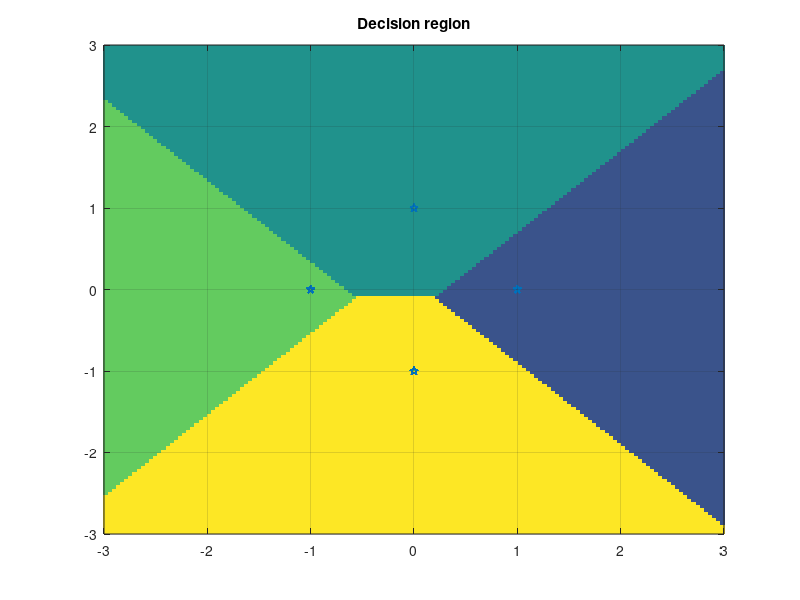

The MATLAB script that drew this image:
% QPSK 的 MAP 決策區域
% 依 D_i(r) = -||r - s_i||^2 + N0*ln P(m_i) 計算平面上每一點的判決；程式含等機率（delta）與不等機率（delta2）兩組，目前畫不等機率
% 輸出：決策區域圖
clear;
clc;
f = 3e6;
T = 1e-6;
fs = 1e8;
num = 1e3;
t = 0 : 1/fs : T-1/fs;
t_total = 0 : 1/fs : (num*T)-1/fs;
Es = 1;
EsN0 = 3;
EsN0w = 10.^(EsN0./10);
N0w = Es./EsN0w;
QAMw = zeros(1, length(t_total));

M = 4;
m = randi([0 M-1], 1, num); % 產生0~M-1數字
c = exp(1i * (2 * pi * m / M)); % 信號用極座標表示
for i = 1:num
    QAMw(1,(i-1)*length(t)+1 : i*length(t)) ...
        = real(c(i)).*sqrt(Es).*sqrt(2/T).*cos(2*pi*f*t) ...
        + imag(c(i)).*sqrt(Es).*sqrt(2/T).*sin(2*pi*f*t);
end
E = (QAMw*QAMw')/num;
noise = sqrt((0.5.*10^(-EsN0 ./ 10))*E);
n = noise .* randn(size(QAMw));
recieve_QAMw = QAMw + n;

I = zeros(num, length(t));
Q = zeros(num, length(t));
for i = 1:num
    r = recieve_QAMw(1, (i-1)*length(t)+1 : i*length(t));
    I(i, :) = sum(r .* sqrt(2/T) .* cos(2*pi*f*t)) .* (1/fs);
    Q(i, :) = sum(r .* sqrt(2/T) .* sin(2*pi*f*t)) .* (1/fs);
end
y = I(:, 1) + 1i*Q(:, 1);
yx = [I(:, 1) Q(:, 1)];

%case1
p0 = 1/4;
p1 = 1/4;
p2 = 1/4;
p3 = 1/4;

p11 = [p0, p1, p2, p3];
delta = N0w .* log(p11);

%case2
p0_1 = 4/24;
p1_1 = 13/24;
p2_1 = 1/24;
p3_1 = 6/24;

p22 = [p0_1, p1_1, p2_1, p3_1];
delta2 = N0w .* log(p22);

s = [1 ,0; 0 ,1; -1 ,0; 0 ,-1];% 參考點
x_grid = linspace(-10, 10, 500); % 從 '哪裡' 到 '哪裡' 生成 '多少網格點'
y_grid = linspace(-10, 10, 500);
[X,Y] = meshgrid(x_grid, y_grid); % 將x_grid跟y_grid兩個一維向量變成二維
I = zeros(size(X));

% 算all網格點決策值並找到最近的參考點
for i = 1:length(x_grid)
    for j = 1:length(y_grid)
        point = [X(i,j), Y(i,j)];
        D = zeros(1, 4);
        for k = 1:4
            D(1,k) = -norm(point - s(k,:)).^2 + delta2(k); % Di(r)=-||r-si||^2+N0*ln(P(mi)
        end
        [~, I(i,j)] = max(D);% Ik={r|Dk(r)>=Di(r),i~=k}，k=0~M-1
    end
end


figure;
imagesc(x_grid, y_grid, I);
% colormap(jet(4)); % 使用 4 種顏色來表示不同的決策區域
set(gca,'YDir','normal'); % imagesc語法，X軸為左到右增加，Y軸為下到上增加(reverse)，所以最後結果將Y軸轉回來(normal)

hold on;
%scatter(real(y), imag(y), 'p');
scatter(real(c), imag(c), 'p');
xlim([-3 3]);
ylim([-3 3]);
title('Decision region');
grid on;
hold off;
